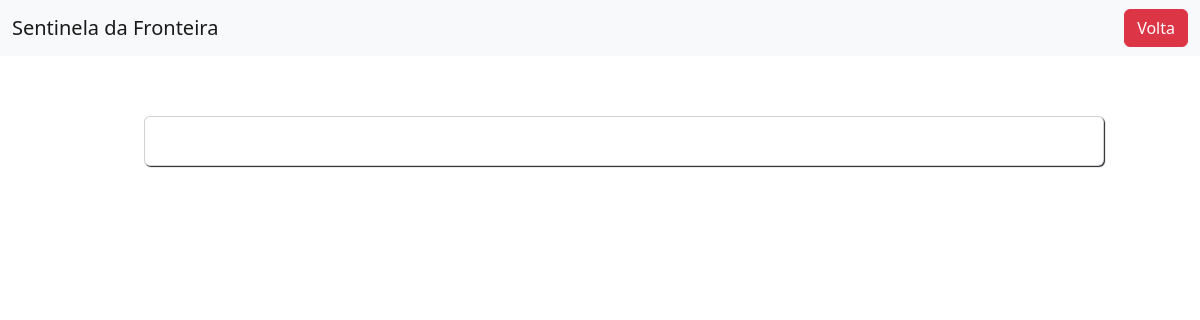
Before: /coordenador/participantes/index.php with the older database file.
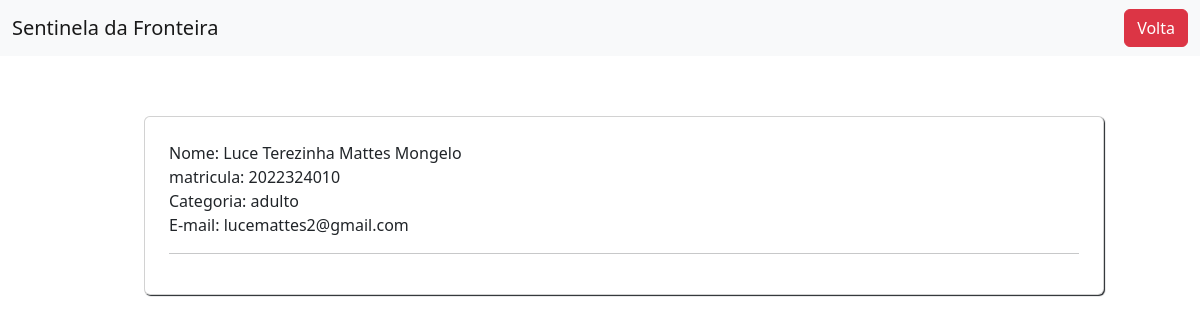
After: the same page with the newer database file.
### tables this page shows
CREATE TABLE IF NOT EXISTS `usuario` (
  `id_usuario` int NOT NULL AUTO_INCREMENT,
  `nome` varchar(255) DEFAULT NULL,
  `email` varchar(255) DEFAULT NULL,
  `datas` date DEFAULT NULL,
  `CPF` varchar(255) DEFAULT NULL,
  `RG` varchar(255) DEFAULT NULL,
  `senha` varchar(255) DEFAULT NULL,
  `tipo` varchar(255) DEFAULT NULL,
  `telefone` varchar(255) DEFAULT NULL,
  `usuario` varchar(255) DEFAULT NULL,
  `imagem` varchar(255) NOT NULL,
  `genero` varchar(255) NOT NULL,
  `endereco` varchar(255) NOT NULL,
  `responsavel` varchar(255) NOT NULL,
  `data_entrada` date NOT NULL,
  `tele_respon` varchar(255) NOT NULL,
  `idade` varchar(2) NOT NULL,
  PRIMARY KEY (`id_usuario`)
);

### coordenador/participantes/index.php (the view, shortened to what this page needs)
<!DOCTYPE html>
<html lang="pt-br">
<head>
    <link rel="stylesheet" href="css/index.css">
    <link href="https://cdn.jsdelivr.net/npm/bootstrap@5.2.3/dist/css/bootstrap.min.css" rel="stylesheet">
</head>
<body>
<nav class="navbar navbar-light bg-light">
    <div class="container-fluid">
<a class="navbar-brand"> Sentinela da Fronteira</a>
<?php
include("../conexao.php");
$sql = "SELECT * FROM usuario";
$resultado = mysqli_query($conexao, $sql);
echo "<a href='../dashbord.php' class='btn btn-danger'>Volta</a>";
?>
  </nav>
          <div class="card">
            <?php
while ($dados = mysqli_fetch_assoc($resultado))  {
  echo"Nome: ";
  echo $dados["nome"];
  echo"<br>";
  echo"matricula: ";
  echo $dados["usuario"];
  echo"<br>";
  echo"Categoria: ";
  echo $dados["tipo"];
  echo"<br>";
  echo" E-mail: ";
  echo $dados["email"];
  echo"<br>";
  echo"<hr>";
}
          ?>
          </div>
</body>
</html>

### coordenador/participantes/css/index.css (style rules this page uses)
.card { margin-top: 5%; position: relative; margin-left: 12%; box-shadow: 1px 1px 1px; width: 80%; padding: 2%; }

Changed rows visible on the page:
added usuario: nome "Luce Terezinha Mattes Mongelo", usuario "2022324010", tipo "adulto", email "lucemattes2@gmail.com"
